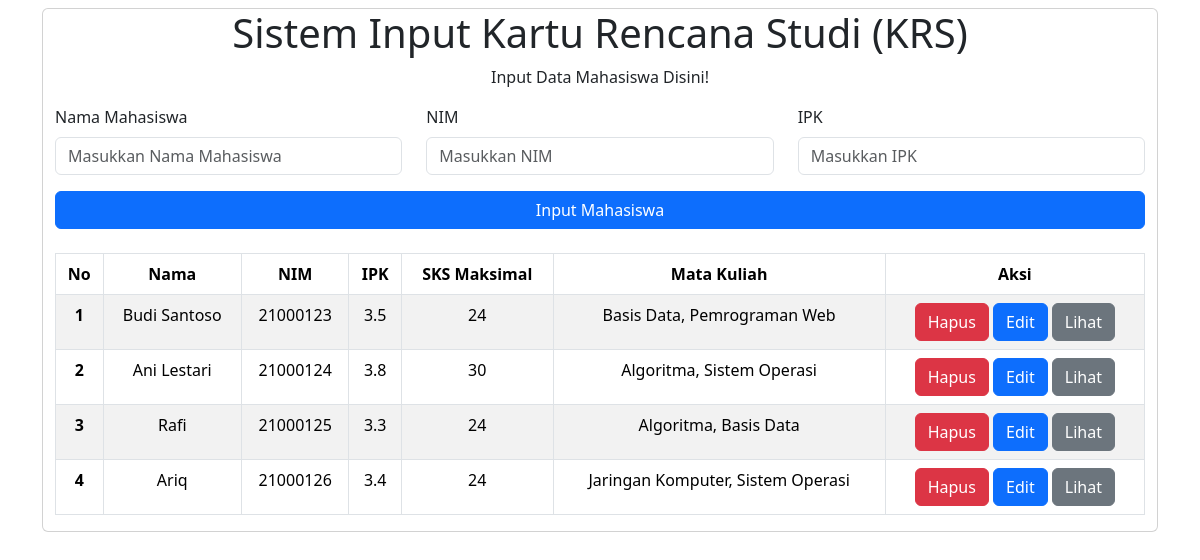
Screenshot of /uasbengkod/index.php with the database file from the repository.
### tables this page shows
CREATE TABLE `inputmhs` (
  `id` int(11) NOT NULL,
  `namaMhs` varchar(255) NOT NULL,
  `nim` varchar(15) NOT NULL,
  `ipk` float NOT NULL,
  `sks` int(1) NOT NULL,
  `mataKuliah` text DEFAULT NULL
);

### uasbengkod/index.php (the view, shortened to what this page needs)
<?php
include 'koneksi.php';
$query = "
    SELECT
        m.id,
        m.namaMhs,
        m.nim,
        m.ipk,
        m.sks,
        GROUP_CONCAT(DISTINCT j.mataKuliah SEPARATOR ', ') AS mataKuliah
    FROM inputmhs m
    LEFT JOIN jwl_mhs j ON m.id = j.mhs_id
    GROUP BY m.id;
";
$sql = mysqli_query($conn, $query);
$no = 0;
?>
<!DOCTYPE html>
<html lang="en">
<head>
    <link href="css/bootstrap.min.css" rel="stylesheet" />
</head>
<body>
    <div class="container-md mt-2">
        <div class="card">
            <form method="POST" action="proses.php">
                <div class="text-center">
                    <h1>Sistem Input Kartu Rencana Studi (KRS)</h1>
                    <p>Input Data Mahasiswa Disini!</p>
                </div>
                <div class="container">
                    <div class="row">
                        <div class="col">
                            <div class="mb-3">
                                <label class="form-label">Nama Mahasiswa</label>
                                <input
                                    type="text"
                                    name="nama"
                                    class="form-control"
                                    placeholder="Masukkan Nama Mahasiswa"
                                    required
                                />
                            </div>
                        </div>
                        <div class="col">
                            <div class="mb-3">
                                <label class="form-label">NIM</label>
                                <input
                                    type="text"
                                    name="nim"
                                    class="form-control"
                                    placeholder="Masukkan NIM"
                                    required
                                />
                            </div>
                        </div>
                        <div class="col">
                            <div class="mb-3">
                                <label class="form-label">IPK</label>
                                <input
                                    type="text"
                                    name="ipk"
                                    class="form-control"
                                    placeholder="Masukkan IPK"
                                    required
                                />
                            </div>
                        </div>
                        <div class="d-grid gap-2">
                            <button class="btn btn-primary" name="aksi" value="add" type="submit">
                                Input Mahasiswa
                            </button>
                        </div>
                    </div>
                </div>
            </form>
            <div class="container mt-4 text-center">
                <table class="table table-bordered table-striped table-hover">
                    <thead>
                        <tr>
                            <th scope="col">No</th>
                            <th scope="col">Nama</th>
                            <th scope="col">NIM</th>
                            <th scope="col">IPK</th>
                            <th scope="col">SKS Maksimal</th>
                            <th scope="col">Mata Kuliah</th>
                            <th scope="col">Aksi</th>
                        </tr>
                    </thead>
                    <tbody>
                        <?php while ($result = mysqli_fetch_assoc($sql)) { ?>
                            <tr>
                                <th><?php echo ++$no; ?></th>
                                <td><?php echo $result['namaMhs']; ?></td>
                                <td><?php echo $result['nim']; ?></td>
                                <td><?php echo $result['ipk']; ?></td>
                                <td><?php echo $result['sks']; ?></td>
                                <td><?php echo $result['mataKuliah'] ?: '-'; ?></td>
                                <td>
                                    <a href="hapus.php?nim=<?php echo $result['nim']; ?>" class="btn btn-danger" onclick="return confirm('Apakah Anda yakin ingin menghapus data ini?')">
                                        Hapus
                                    </a>
                                    <a href="edit.php?ubah=<?php echo $result['id']; ?>" class="btn btn-primary">Edit</a>
                                    <a href="cetak.php?ubah=<?php echo $result['nim']; ?>" class="btn btn-secondary">Lihat</a>
                                </td>
                            </tr>
                        <?php } ?>
                    </tbody>
                </table>
            </div>
        </div>
    </div>
</body>
</html>

### rows the page displays
inputmhs: namaMhs "Budi Santoso", nim "21000123", ipk "3.5", sks "24", mataKuliah "Basis Data, Pemrograman Web"
inputmhs: namaMhs "Ani Lestari", nim "21000124", ipk "3.8", sks "30", mataKuliah "Algoritma, Sistem Operasi"
inputmhs: namaMhs "Rafi", nim "21000125", ipk "3.3", sks "24", mataKuliah "Algoritma, Basis Data"
inputmhs: namaMhs "Ariq", nim "21000126", ipk "3.4", sks "24", mataKuliah "Jaringan Komputer, Sistem Operasi"
